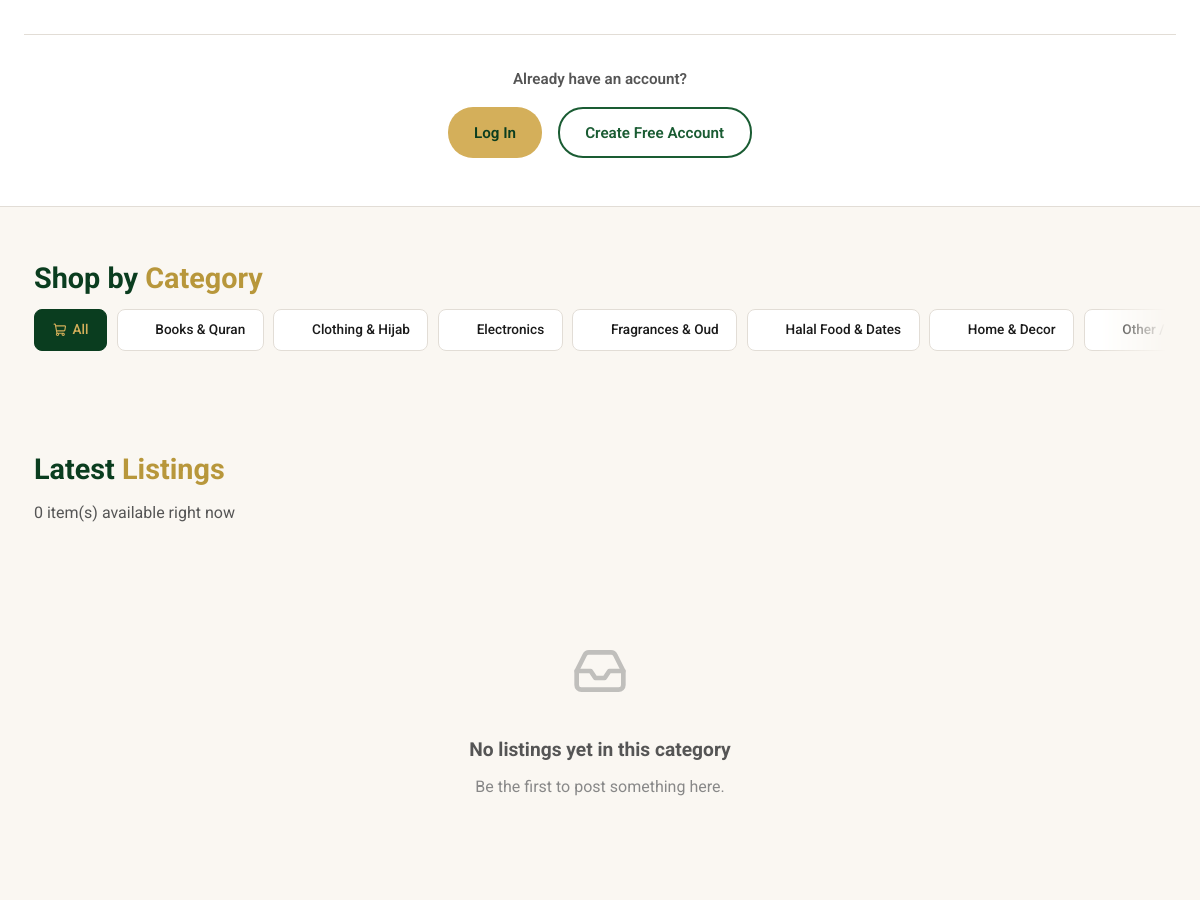
Before: / (middle part) with the older database file.
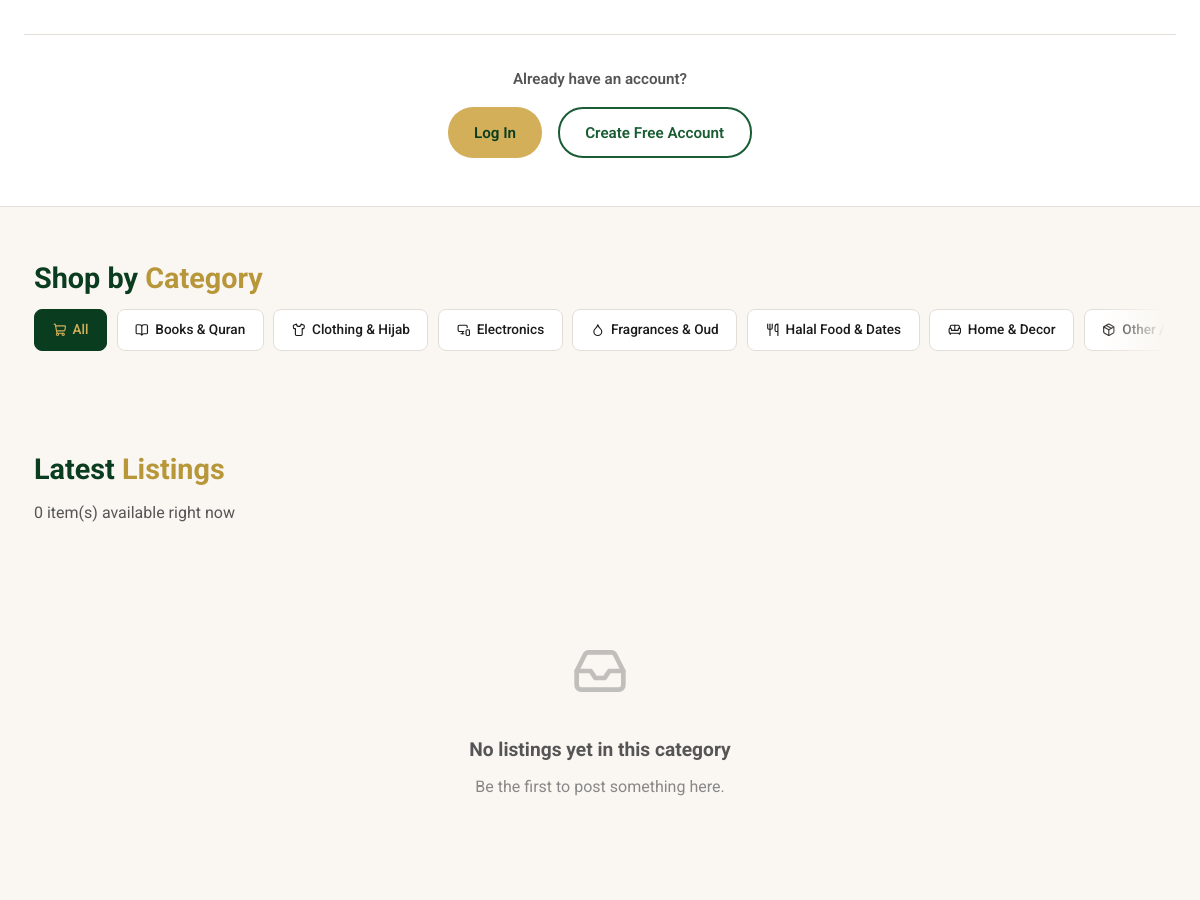
After: the same page with the newer database file.
### tables this page shows
CREATE TABLE IF NOT EXISTS categories (
    id    INT UNSIGNED AUTO_INCREMENT PRIMARY KEY,
    name  VARCHAR(100) NOT NULL,
    slug  VARCHAR(100) NOT NULL UNIQUE,
    icon  VARCHAR(30)
);

### index.php (the view, shortened to what this page needs)
<?php
require_once __DIR__ . '/db.php';
$user = auth();
$catSlug = $_GET['cat'] ?? '';
$categories = $pdo->query('SELECT * FROM categories ORDER BY name')->fetchAll();
$sql = "SELECT l.*, u.name AS seller_name, c.name AS cat_name, c.icon AS cat_icon
        FROM listings l
        JOIN users u ON u.id = l.user_id
        LEFT JOIN categories c ON c.id = l.category_id
        WHERE l.is_active = 1";
$params = [];
$sql .= ' ORDER BY l.created_at DESC LIMIT 24';
$stmt = $pdo->prepare($sql);
$stmt->execute($params);
$listings = $stmt->fetchAll();
?>
<!DOCTYPE html>
<html lang="en">
<head>
<link rel="stylesheet" href="style.css">
</head>
<body>
<?php if (!$user): ?>
<section class="mission-band">
    <div class="mission-cta">
        <p>Already have an account?</p>
        <div class="hero-actions" style="justify-content:center">
            <a href="login.php" class="btn btn-primary">Log In</a>
            <a href="register.php" class="btn btn-outline">Create Free Account</a>
        </div>
    </div>
</section>
<?php endif; ?>
<div class="container" id="listings" style="padding-top:3rem">
    <h2 class="section-title">Shop by <span>Category</span></h2>
    <div class="chip-row">
        <a href="index.php" class="cat-chip <?= $catSlug === '' ? 'active' : '' ?>"><i data-lucide="shopping-cart" class="lucide-icon"></i> All</a>
        <?php foreach ($categories as $c): ?>
            <a href="?cat=<?= e($c['slug']) ?>" class="cat-chip <?= $catSlug === $c['slug'] ? 'active' : '' ?>">
                <?= catIcon($c['icon']) ?> <?= e($c['name']) ?>
            </a>
        <?php endforeach; ?>
    </div>
</div>
<div class="container section">
    <h2 class="section-title">Latest <span>Listings</span></h2>
    <p class="section-sub"><?= count($listings) ?> item(s) available right now</p>
    <?php if (!$listings): ?>
        <div class="empty-state">
            <div class="icon"><i data-lucide="inbox" class="lucide-icon"></i></div>
            <h3>No listings yet in this category</h3>
            <p>Be the first to post something here.</p>
        </div>
    <?php endif; ?>
</div>
</body>
</html>

### db.php (shortened to what this page needs)
<?php
function e(string $s): string {
    return htmlspecialchars($s, ENT_QUOTES, 'UTF-8');
}
function auth(): ?array {
    if (!isset($_SESSION['user'])) {
        return null;
    }
    return $_SESSION['user'];
}
function catIcon(?string $iconName): string {
    return '<i data-lucide="' . e($iconName ?: 'package') . '" class="lucide-icon"></i>';
}

Changed rows visible on the page:
changed categories "Books & Quran": icon "📖" → "book-open" (drawn)
changed categories "Clothing & Hijab": icon "👘" → "shirt" (drawn)
changed categories "Electronics": icon "📱" → "monitor-smartphone" (drawn)
changed categories "Fragrances & Oud": icon "🌹" → "droplet" (drawn)
changed categories "Halal Food & Dates": icon "🥗" → "utensils" (drawn)
changed categories "Home & Decor": icon "🏠" → "sofa" (drawn)
changed categories "Other /…": icon "📦" → "package" (drawn)
